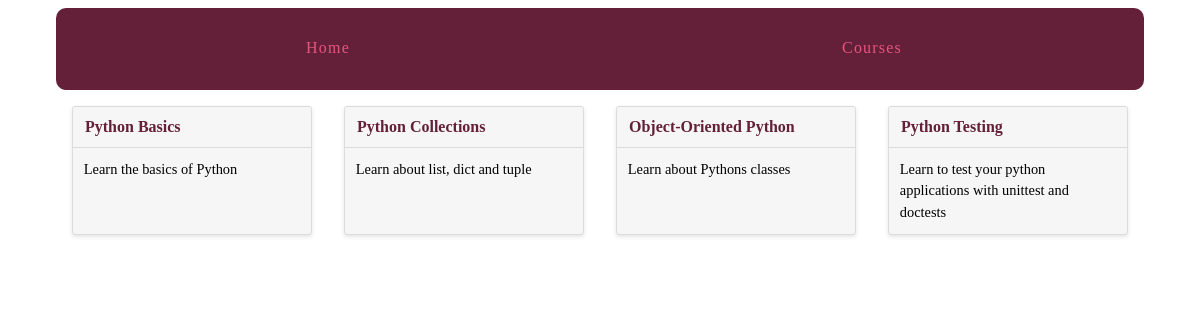
Page /courses/ on the committed database.
### courses/models.py (models this page shows, shortened)
class Course(models.Model):
    created_at = models.DateTimeField(auto_now_add=True)
    title = models.CharField(max_length=255)
    description = models.TextField()

### courses/views.py (the view)
def course_list(request):
    courses = Course.objects.all()
    return render(request, 'courses/course_list.html', {'courses':courses})

### courses/templates/courses/course_list.html (shortened to what this page needs)
{% extends 'layout.html' %}
{% block content %}
<div class="cards">
    {% for course in courses %}
        <div class="card">
            <header><a href="{% url 'courses:detail' pk=course.pk %}">{{ course.title }}</a></header>
            <div class="card-copy">
                {{ course.description }}
            </div>
        </div>
    {% endfor %}
</div>
{% endblock %}

### templates/layout.html (shortened to what this page needs)
{% load static from staticfiles %}
<!DOCTYPE html>
<html lang="en">
<head>
    <link rel="stylesheet" href="{% static 'css/layout.css' %}">
</head>
<body>
    <div class="site-container">
        <nav>
            <a href="{% url 'views.home' %}">Home</a>
            <a href="{% url 'courses:list' %}">Courses</a>
        </nav>
        {% block content %}{% endblock %}
    </div>
</body>
</html>

### assets/css/layout.css (style rules this page uses)
html { box-sizing: border-box; }
*, *::after, *::before { box-sizing: inherit; }
.site-container { max-width: 68em; margin-left: auto; margin-right: auto; }
.site-container::after { clear: both; content: ""; display: table; }
.site-container nav { width: 100%; display: table; width: 100%; table-layout: fixed; border-bottom-left-radius: 10px; border-bottom-right-radius: 10px; border-top-left-radius: 10px; border-top-right-radius: 10px; border-bottom-left-radius: 10px; border-top-left-radius: 10px; border-bottom-right-radius: 10px; border-top-right-radius: 10px; background-color: #642039; margin-bottom: 1em; overflow: hidden; }
.site-container nav a { display: table-cell; width: 8.33333%; padding: 10px; border-bottom: 2px solid #642039; color: #e6557e; letter-spacing: 0.075em; line-height: 60px; text-align: center; text-decoration: none; }
.cards { display: -webkit-box; display: -moz-box; display: box; display: -webkit-flex; display: -moz-flex; display: -ms-flexbox; display: flex; -webkit-box-lines: multiple; -moz-box-lines: multiple; box-lines: multiple; -webkit-flex-wrap: wrap; -moz-flex-wrap: wrap; -ms-flex-wrap: wrap; flex-wrap: wrap; -webkit-box-pack: justify; -moz-box-pack: justify; box-pack: justify; -webkit-justify-content: space-between; -moz-justify-content: space-between; -ms-justify-content: space-between; -o-justify-content: space-between; justify-content: space-between; -ms-flex-pack: justify; }
.card { -webkit-flex-basis: 15em; -moz-flex-basis: 15em; flex-basis: 15em; -ms-flex-preferred-size: 15em; -webkit-flex-grow: 1; -moz-flex-grow: 1; flex-grow: 1; -ms-flex-positive: 1; -webkit-transition: all 0.2s ease-in-out; -moz-transition: all 0.2s ease-in-out; transition: all 0.2s ease-in-out; background-color: #f6f6f6; border-radius: 3px; border: 1px solid gainsboro; box-shadow: 0 2px 4px #e6e6e6; margin: 0 1em 1.5em 1em; position: relative; }
.card header { -webkit-transition: all 0.2s ease-in-out; -moz-transition: all 0.2s ease-in-out; transition: all 0.2s ease-in-out; background-color: #f6f6f6; border-bottom: 1px solid gainsboro; border-radius: 3px 3px 0 0; font-weight: bold; line-height: 1.5em; padding: 0.5em 0.75em; }
.card header a { color: #642039; text-decoration: none; }
.card .card-copy { font-size: 0.9em; line-height: 1.5em; padding: 0.75em 0.75em; }

### rows in the picture
Course: title "Python Basics", description "Learn the basics of Python"
Course: title "Python Collections", description "Learn about list, dict and tuple"
Course: title "Object-Oriented Python", description "Learn about Pythons classes"
Course: title "Python Testing", description "Learn to test your python applications with unittest and doctests"
